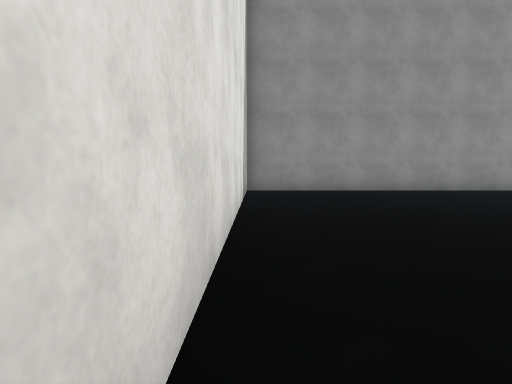
[1] (above)

24 first-person views from a walk through a Unity game level. The camera is 1.3 m above the floor, tilts 4° down and sees 75° across. The floor is counted in squares, 2 m on a side. Each view is taken from the middle of a square. On the plan, view 1 faces up. The plan holds only what a view shows up to about 10 squares ahead; the rest is blank. The place goes on beyond the plan. Surface patterns are stand-ins for the level's own textures.

[2]
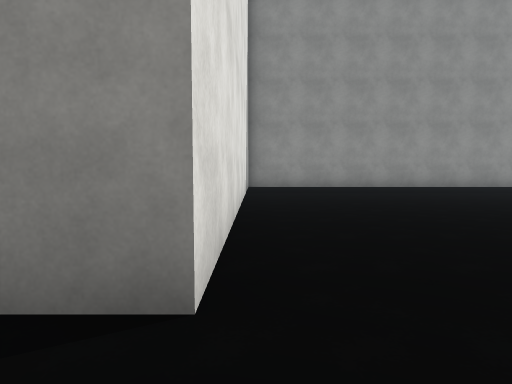

[3]
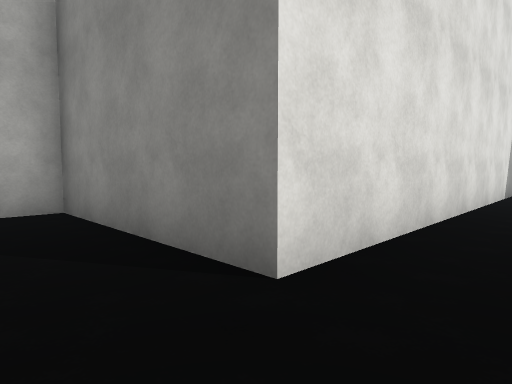

[4]
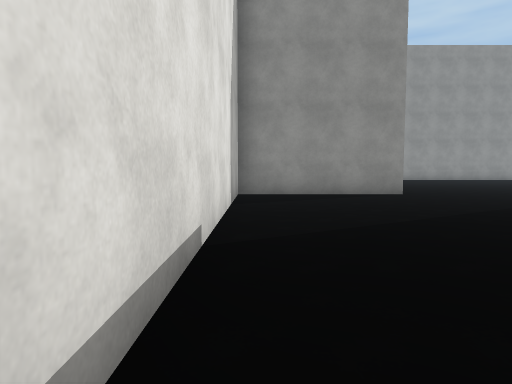

[5]
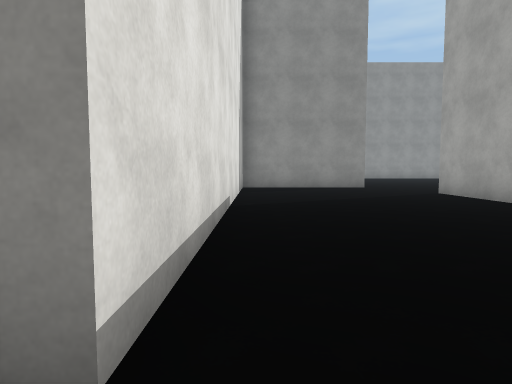

[6]
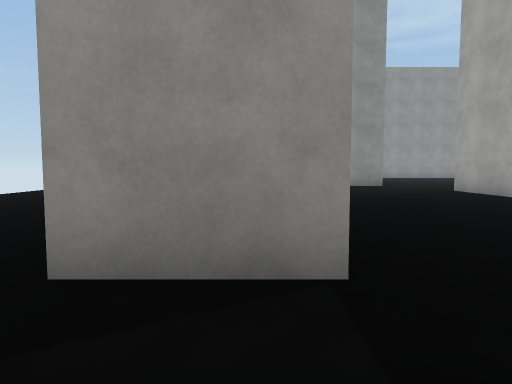

[7]
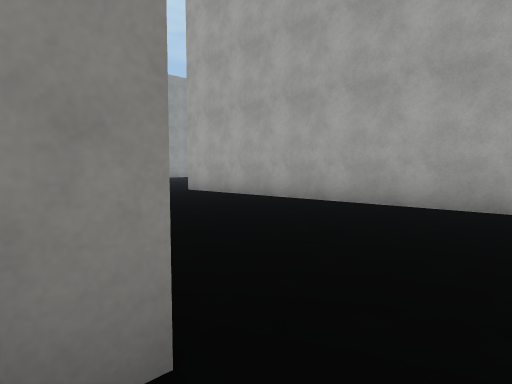

[8]
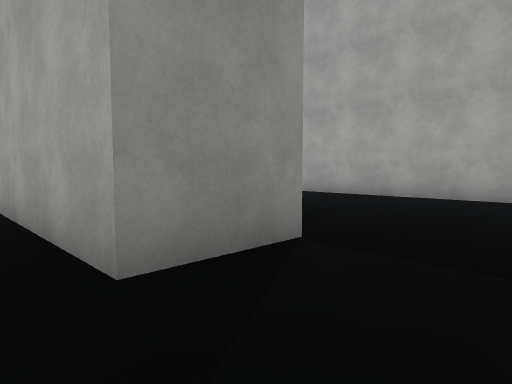

[9]
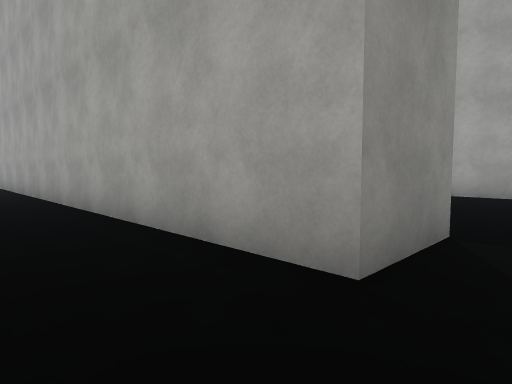

[10]
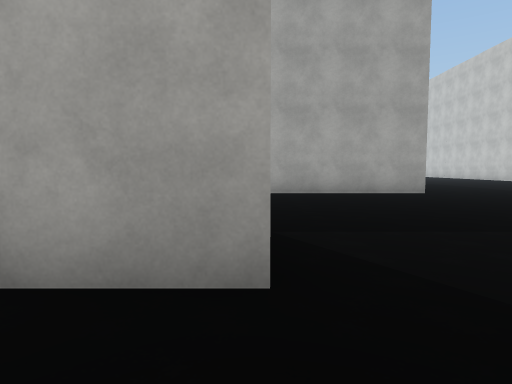

[11]
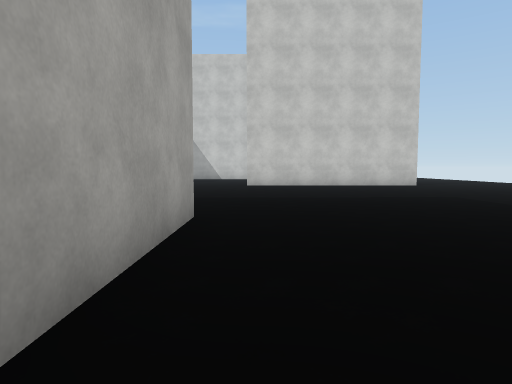

[12]
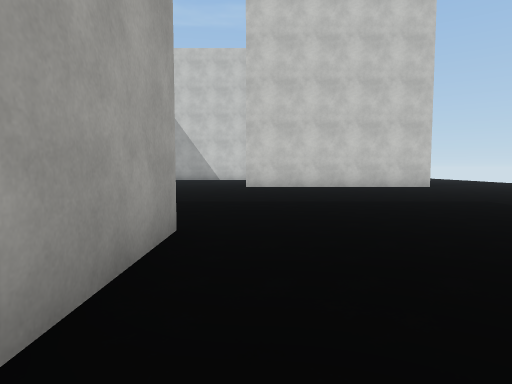

[13]
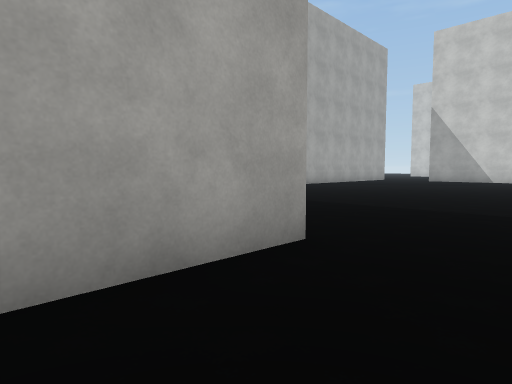

[14]
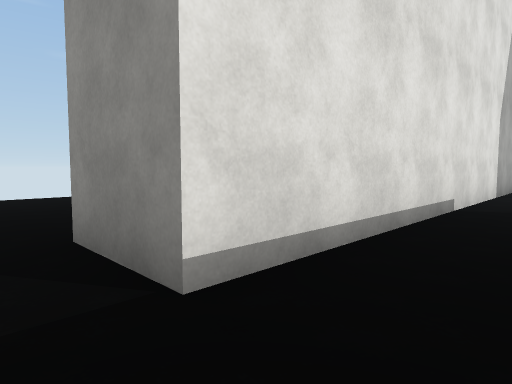

[15]
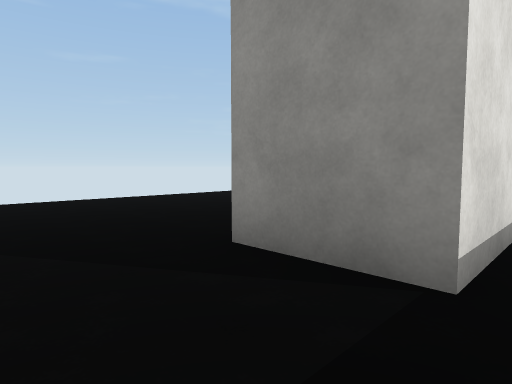

[16]
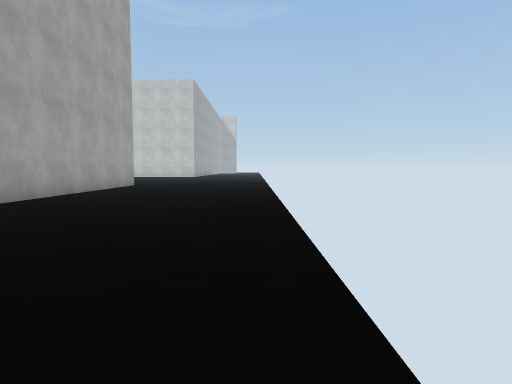

[17]
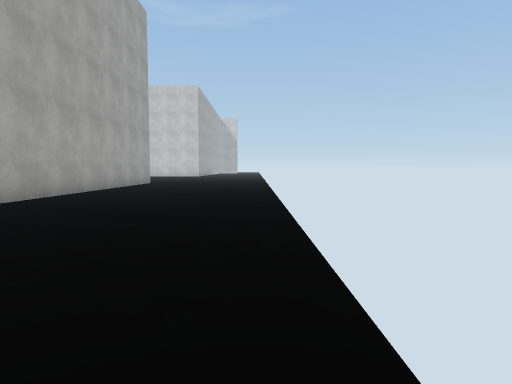

[18]
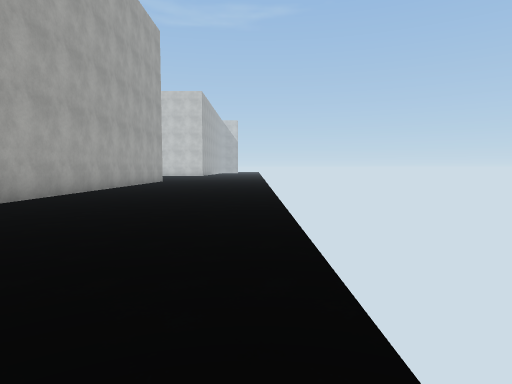

[19]
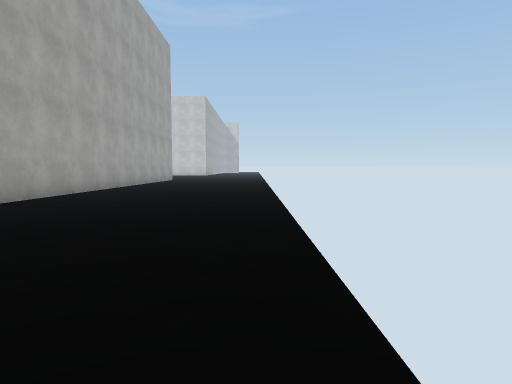

[20]
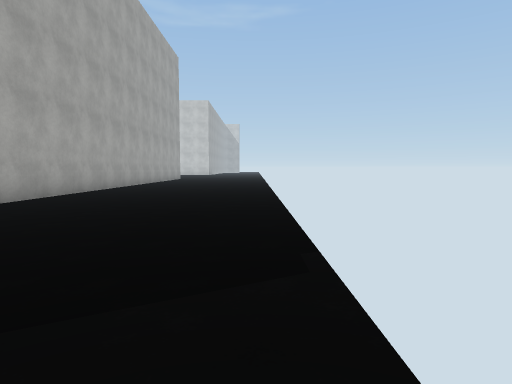

[21]
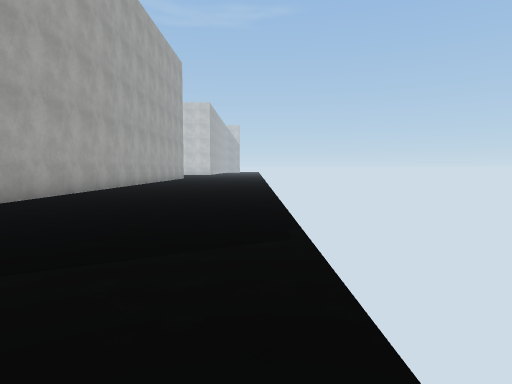

[22]
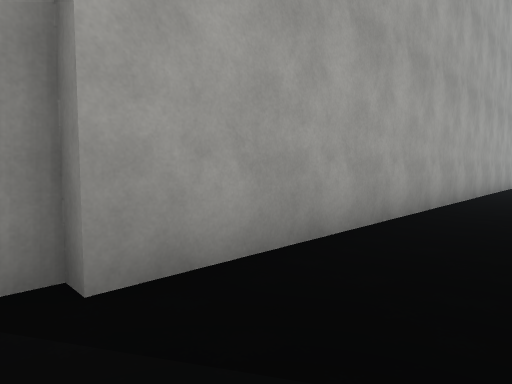

[23]
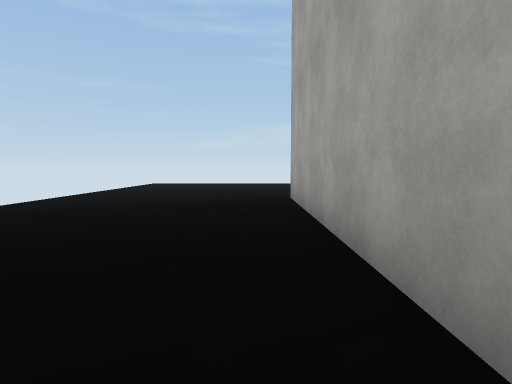

[24]
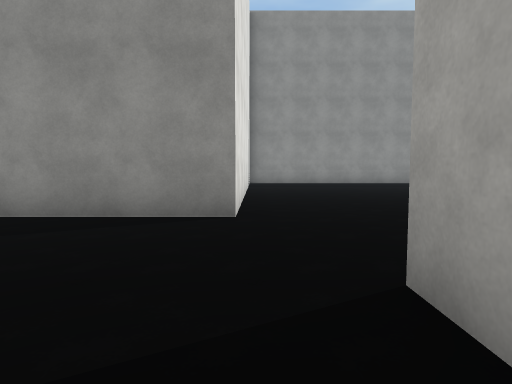

### Floor plan
Points are (right, up) in squares from view 1. A wall is a line through its corners. A room is listed if a view was taken in it or the views show most of it. See-through windows are left out.
Room 1 (views 1, 3)
walls: (7.8, 9.9) (-0.4, 9.9); (-0.3, 9.4) (-0.3, -0.5)
ways out: opening at (0, -2) to room 2
Room 2 (views 2, 4, 5, 6, 7, 8, 9, 10, 11, 12, 13, 14, 15, 16, 17, 18, 19, 20, 21, 22, 23, 24)
walls: (0.8, -15.5) (0.8, -3.1); (-0.3, -0.5) (-4.5, -0.5) (-4.5, -11.1) (-6.2, -11.1) (-6.2, 10.5)
ways out: opening at (0, -2) to room 1

Positions as (right, up) in squares from view 1, and headings:
1: (0, 0), facing up
2: (0, -2), facing up
3: (1, -2), facing up-left
4: (-4, -9), facing up
5: (-4, -12), facing up
6: (-5, -13), facing up
7: (-5, -12), facing up-right
8: (-7, -13), facing up-right
9: (-8, -12), facing up-right
10: (-8, -11), facing right
11: (0, -11), facing down
12: (0, -12), facing down
13: (-1, -13), facing down-right
14: (-3, -12), facing up-left
15: (-4, -13), facing up-left
16: (-11, 2), facing down
17: (-11, 4), facing down
18: (-11, 6), facing down
19: (-11, 8), facing down
20: (-11, 10), facing down
21: (-11, 11), facing down
22: (-8, 11), facing down-right
23: (-7, 3), facing up
24: (0, -5), facing up
